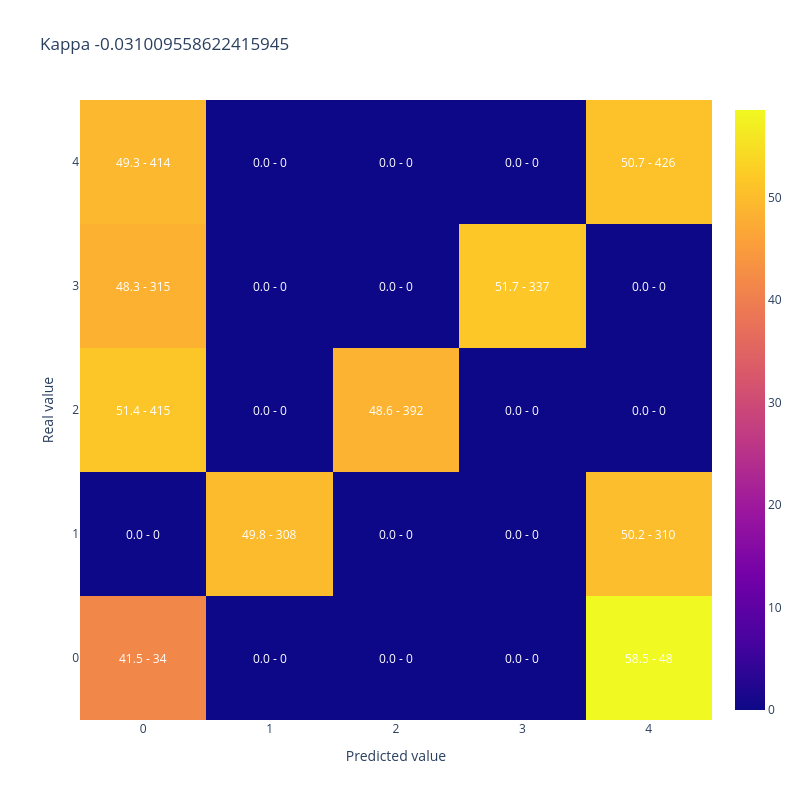

The notebook cell saved with this chart:
### Code cell
#A modo de ejemplo muestro kappa y matriz de confusion para 50% de aciertos donde los errores quedan lejos de la clase correcta
y_simulado_lejos = [y_test.iloc[sample] if random_list[sample]<50/100 else y_lejos[sample] for sample in range(len(y_test))]

display(plot_confusion_matrix(y_test,y_simulado_lejos, 
                              title = "Kappa " + str(cohen_kappa_score(y_test,y_simulado_lejos, weights = 'quadratic'))))

### Figure 1 — Plotly figure (JSON) as saved in the notebook; plotly's stock layout.template omitted (floating-point values rounded to 4 significant figures)
{"data": [{"type": "heatmap", "x": [0, 1, 2, 3, 4], "y": [0, 1, 2, 3, 4], "z": [[41.46, 0.0, 0.0, 0.0, 58.54], [0.0, 49.84, 0.0, 0.0, 50.16], [51.43, 0.0, 48.57, 0.0, 0.0], [48.31, 0.0, 0.0, 51.69, 0.0], [49.29, 0.0, 0.0, 0.0, 50.71]]}], "layout": {"annotations": [{"font": {"color": "white"}, "showarrow": false, "text": "41.5 - 34", "x": 0, "xref": "x", "y": 0, "yref": "y"}, {"font": {"color": "white"}, "showarrow": false, "text": "0.0 - 0", "x": 1, "xref": "x", "y": 0, "yref": "y"}, {"font": {"color": "white"}, "showarrow": false, "text": "0.0 - 0", "x": 2, "xref": "x", "y": 0, "yref": "y"}, {"font": {"color": "white"}, "showarrow": false, "text": "0.0 - 0", "x": 3, "xref": "x", "y": 0, "yref": "y"}, {"font": {"color": "white"}, "showarrow": false, "text": "58.5 - 48", "x": 4, "xref": "x", "y": 0, "yref": "y"}, {"font": {"color": "white"}, "showarrow": false, "text": "0.0 - 0", "x": 0, "xref": "x", "y": 1, "yref": "y"}, {"font": {"color": "white"}, "showarrow": false, "text": "49.8 - 308", "x": 1, "xref": "x", "y": 1, "yref": "y"}, {"font": {"color": "white"}, "showarrow": false, "text": "0.0 - 0", "x": 2, "xref": "x", "y": 1, "yref": "y"}, {"font": {"color": "white"}, "showarrow": false, "text": "0.0 - 0", "x": 3, "xref": "x", "y": 1, "yref": "y"}, {"font": {"color": "white"}, "showarrow": false, "text": "50.2 - 310", "x": 4, "xref": "x", "y": 1, "yref": "y"}, {"font": {"color": "white"}, "showarrow": false, "text": "51.4 - 415", "x": 0, "xref": "x", "y": 2, "yref": "y"}, {"font": {"color": "white"}, "showarrow": false, "text": "0.0 - 0", "x": 1, "xref": "x", "y": 2, "yref": "y"}, {"font": {"color": "white"}, "showarrow": false, "text": "48.6 - 392", "x": 2, "xref": "x", "y": 2, "yref": "y"}, {"font": {"color": "white"}, "showarrow": false, "text": "0.0 - 0", "x": 3, "xref": "x", "y": 2, "yref": "y"}, {"font": {"color": "white"}, "showarrow": false, "text": "0.0 - 0", "x": 4, "xref": "x", "y": 2, "yref": "y"}, {"font": {"color": "white"}, "showarrow": false, "text": "48.3 - 315", "x": 0, "xref": "x", "y": 3, "yref": "y"}, {"font": {"color": "white"}, "showarrow": false, "text": "0.0 - 0", "x": 1, "xref": "x", "y": 3, "yref": "y"}, {"font": {"color": "white"}, "showarrow": false, "text": "0.0 - 0", "x": 2, "xref": "x", "y": 3, "yref": "y"}, {"font": {"color": "white"}, "showarrow": false, "text": "51.7 - 337", "x": 3, "xref": "x", "y": 3, "yref": "y"}, {"font": {"color": "white"}, "showarrow": false, "text": "0.0 - 0", "x": 4, "xref": "x", "y": 3, "yref": "y"}, {"font": {"color": "white"}, "showarrow": false, "text": "49.3 - 414", "x": 0, "xref": "x", "y": 4, "yref": "y"}, {"font": {"color": "white"}, "showarrow": false, "text": "0.0 - 0", "x": 1, "xref": "x", "y": 4, "yref": "y"}, {"font": {"color": "white"}, "showarrow": false, "text": "0.0 - 0", "x": 2, "xref": "x", "y": 4, "yref": "y"}, {"font": {"color": "white"}, "showarrow": false, "text": "0.0 - 0", "x": 3, "xref": "x", "y": 4, "yref": "y"}, {"font": {"color": "white"}, "showarrow": false, "text": "50.7 - 426", "x": 4, "xref": "x", "y": 4, "yref": "y"}], "height": 800, "title": {"text": "Kappa -0.031009558622415945"}, "width": 800, "xaxis": {"title": {"text": "Predicted value"}}, "yaxis": {"title": {"text": "Real value"}}}}
